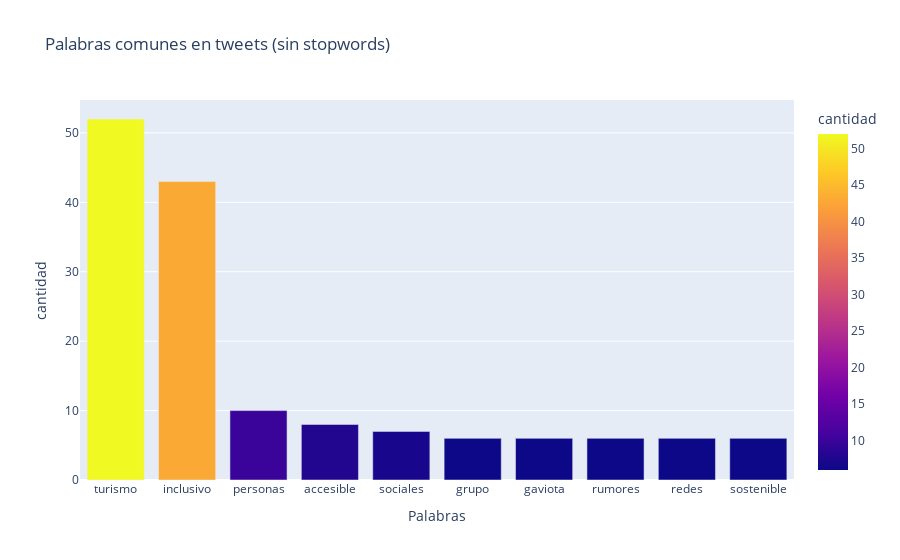

The notebook cell this image was saved under:
### Code cell
# Volvemos a revisar el grafico sin stopwords
tweets_ss = [" ".join(tweet_ss) for tweet_ss in tweets_nsw]
top_n_words(
    tweets_ss, n=10, grafico=True, titulo="Palabras comunes en tweets (sin stopwords)"
)

### Figure 1 — Plotly figure (JSON) as saved in the notebook; plotly's stock layout.template omitted (floating-point values rounded to 4 significant figures)
{"data": [{"alignmentgroup": "True", "hovertemplate": "Palabras=%{x}<br>cantidad=%{marker.color}<extra></extra>", "legendgroup": "", "marker": {"color": [52, 43, 10, 8, 7, 6, 6, 6, 6, 6], "coloraxis": "coloraxis", "pattern": {"shape": ""}}, "name": "", "offsetgroup": "", "orientation": "v", "showlegend": false, "textposition": "auto", "type": "bar", "x": ["turismo", "inclusivo", "personas", "accesible", "sociales", "grupo", "gaviota", "rumores", "redes", "sostenible"], "xaxis": "x", "y": [52, 43, 10, 8, 7, 6, 6, 6, 6, 6], "yaxis": "y"}], "layout": {"barmode": "relative", "coloraxis": {"colorbar": {"title": {"text": "cantidad"}}, "colorscale": [[0, "#0d0887"], [0.1111, "#46039f"], [0.2222, "#7201a8"], [0.3333, "#9c179e"], [0.4444, "#bd3786"], [0.5556, "#d8576b"], [0.6667, "#ed7953"], [0.7778, "#fb9f3a"], [0.8889, "#fdca26"], [1, "#f0f921"]]}, "legend": {"tracegroupgap": 0}, "title": {"text": "Palabras comunes en tweets (sin stopwords)"}, "xaxis": {"anchor": "y", "domain": [0, 1], "title": {"text": "Palabras"}}, "yaxis": {"anchor": "x", "domain": [0, 1], "title": {"text": "cantidad"}}}}
